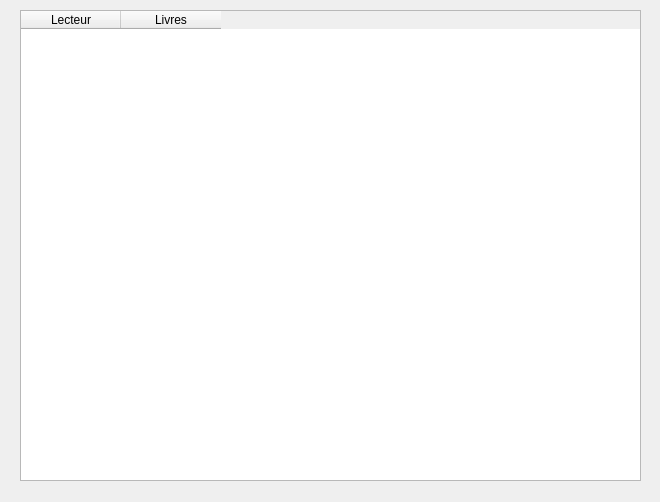
<?xml version="1.0" encoding="UTF-8"?>
<ui version="4.0">
 <class>Dialog</class>
 <widget class="QDialog" name="Dialog">
  <property name="geometry">
   <rect>
    <x>0</x>
    <y>0</y>
    <width>660</width>
    <height>502</height>
   </rect>
  </property>
  <property name="windowTitle">
   <string>Dialog</string>
  </property>
  <property name="modal">
   <bool>true</bool>
  </property>
  <widget class="QTableWidget" name="tableWidget">
   <property name="geometry">
    <rect>
     <x>20</x>
     <y>10</y>
     <width>621</width>
     <height>471</height>
    </rect>
   </property>
   <column>
    <property name="text">
     <string>Lecteur</string>
    </property>
   </column>
   <column>
    <property name="text">
     <string>Livres</string>
    </property>
   </column>
  </widget>
 </widget>
 <resources/>
 <connections/>
</ui>
